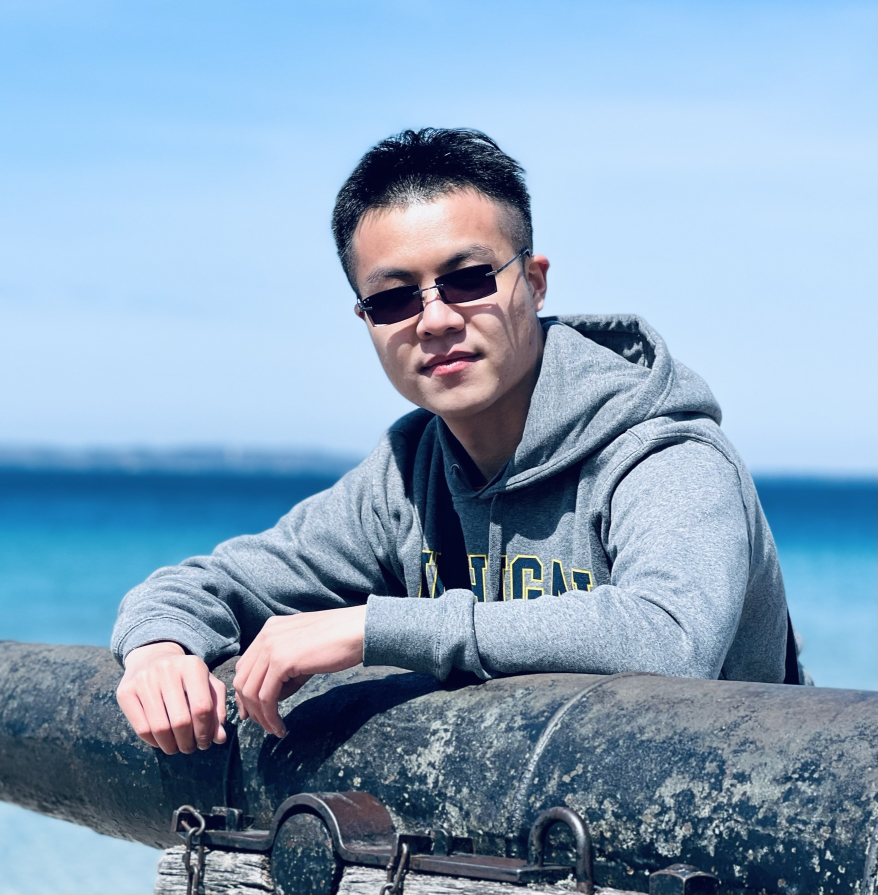
#> input picture images/portrait.jpeg, 1756 x 1789 px (shown at 1/2 size)
$ python halftone.py ../images/portrait.jpeg out.png
#> lines starting #> are read from the running program, lines starting #| are printed output that depends on the picture
#!/usr/bin/env python3
"""Convert a portrait photo into a newspaper-halftone print.

Usage:
    python3 tools/halftone.py <input> <output> [--cell N] [--max-dot N]
                                                [--ink HEX] [--paper HEX]
                                                [--size N] [--jitter N]
                                                [--style dot|line]

Defaults match the site's heritage palette:
  walnut ink (#1f1812) on cowhide cream (#f0e6d0), cell 8px at 800px,
  max dot radius 5px, 0.6px positional jitter for handmade feel.
"""
from __future__ import annotations

import argparse
import random
import sys
from pathlib import Path

from PIL import Image, ImageDraw, ImageEnhance, ImageFilter


def hex_to_rgb(s: str) -> tuple[int, int, int]:
#> in halftone, img is the input picture: PIL image 1756x1789 RGB; mean R, G, B 134.4, 162.4, 188.4
    s = s.lstrip("#")
    if len(s) != 6:
        raise ValueError(f"expected 6-digit hex, got {s!r}")
    return tuple(int(s[i : i + 2], 16) for i in (0, 2, 4))  # type: ignore[return-value]


def square_crop(img: Image.Image) -> Image.Image:
    w, h = img.size
#> w = 1756; h = 1789
    s = min(w, h)
#> s = 1756
    return img.crop(((w - s) // 2, (h - s) // 2, (w + s) // 2, (h + s) // 2))
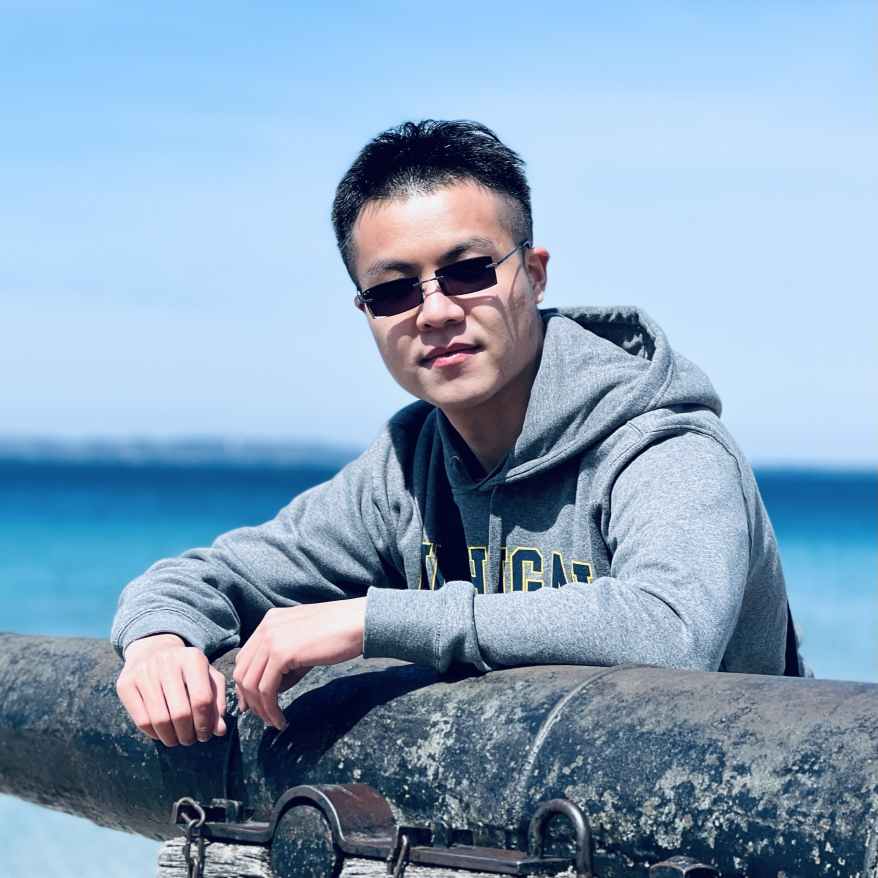
#> returned value: PIL image 1756x1756 RGB (shown at 1/2 size); mean R, G, B 134.5, 162.3, 188.3


def halftone(
    src: Path,
    dst: Path,
    cell: int = 8,
    max_dot: float = 5.0,
    ink: tuple[int, int, int] = (31, 24, 18),
    paper: tuple[int, int, int] = (240, 230, 208),
    out_size: int = 800,
    jitter: float = 0.6,
    contrast: float = 1.30,
    style: str = "dot",
) -> None:
    img = Image.open(src).convert("RGB")
    img = square_crop(img).resize((out_size, out_size), Image.LANCZOS)
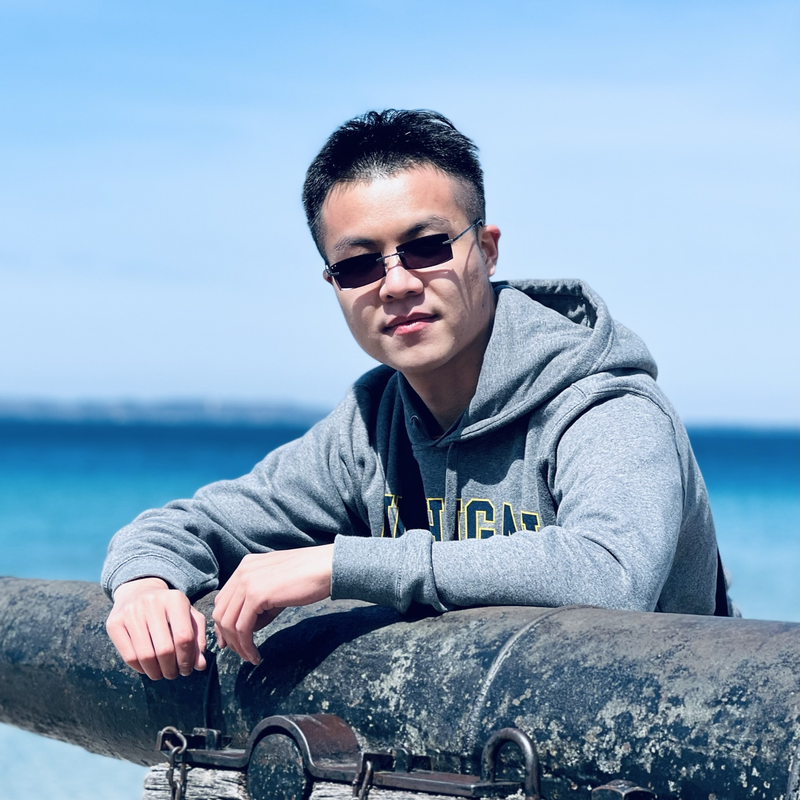
#> img: PIL image 800x800 RGB; mean R, G, B 134.5, 162.3, 188.3

    gray = img.convert("L")
    gray = ImageEnhance.Contrast(gray).enhance(contrast)
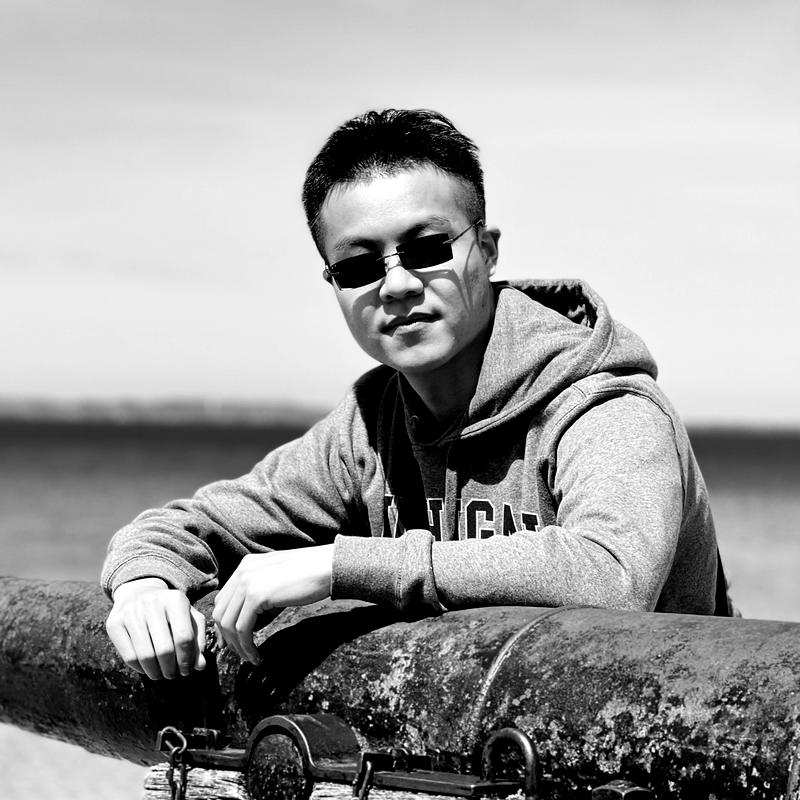
#> gray: PIL image 800x800 L; min 0, max 255, mean 158.2
    gray = gray.filter(ImageFilter.GaussianBlur(radius=max(1.0, cell / 2.5)))
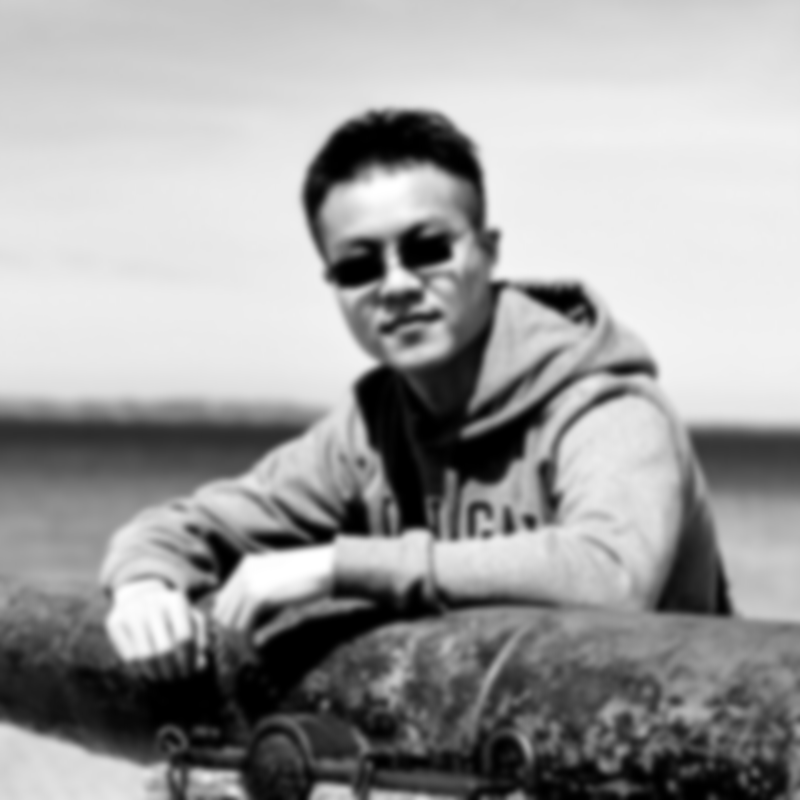
#> gray: PIL image 800x800 L; min 0, max 255, mean 158.2

    out = Image.new("RGB", (out_size, out_size), paper)
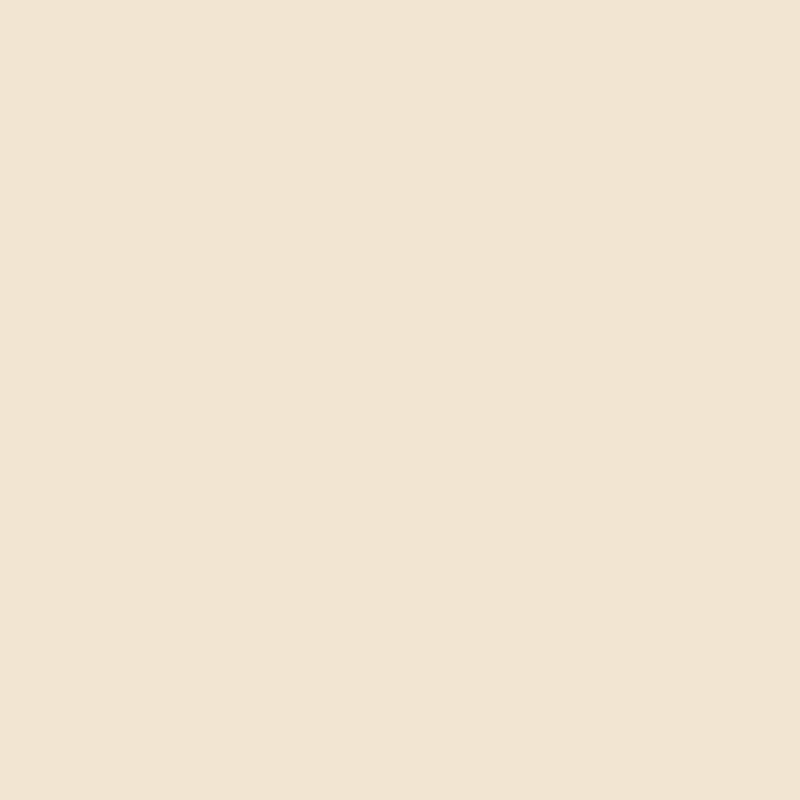
#> out: PIL image 800x800 RGB; mean R, G, B 240, 230, 208
    draw = ImageDraw.Draw(out, "RGBA")

    px = gray.load()
    rng = random.Random(42)  # deterministic jitter

    for y in range(0, out_size, cell):
        for x in range(0, out_size, cell):
            # Average brightness in cell
            total = 0
            count = 0
            for dy in range(cell):
                for dx in range(cell):
                    yy, xx = y + dy, x + dx
                    if 0 <= xx < out_size and 0 <= yy < out_size:
                        total += px[xx, yy]
                        count += 1
            avg = total / count if count else 0
            darkness = 1.0 - (avg / 255.0)
            r = darkness * max_dot

            if r < 0.35:
                continue

            cx = x + cell / 2 + (rng.random() - 0.5) * jitter * 2
            cy = y + cell / 2 + (rng.random() - 0.5) * jitter * 2

            if style == "line":
                # Horizontal line of width proportional to darkness; rough engraving feel.
                w = max(0.6, r)
                draw.line([(x, cy), (x + cell, cy)], fill=ink + (255,), width=int(round(w)))
            else:
                draw.ellipse(
                    [cx - r, cy - r, cx + r, cy + r],
                    fill=ink + (255,),
                )

    # A whisper of softening to mimic ink absorbing into paper.
    out = out.filter(ImageFilter.GaussianBlur(radius=0.45))
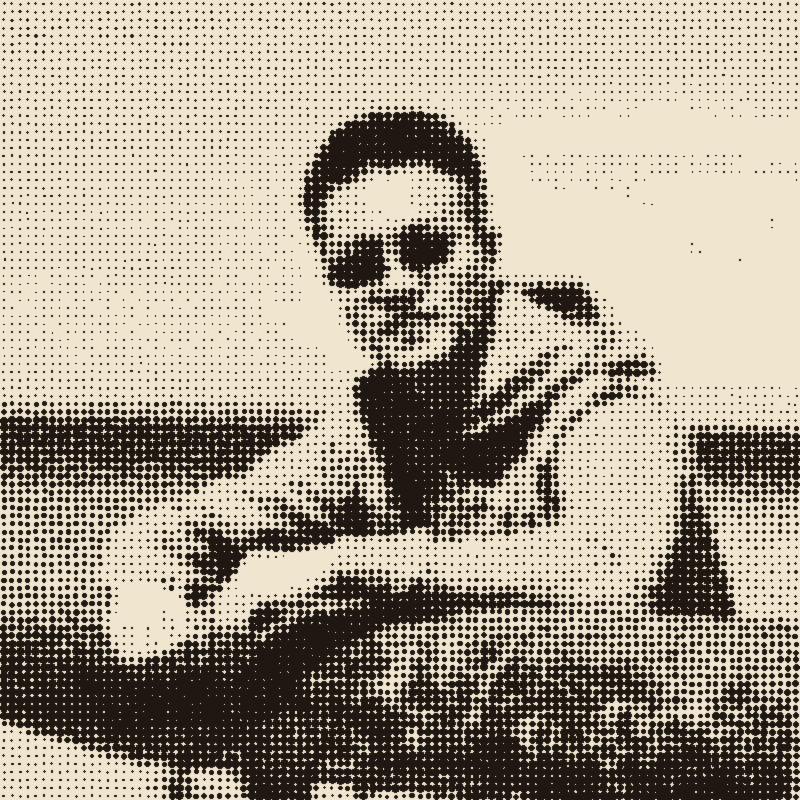
#> out: PIL image 800x800 RGB; mean R, G, B 168.4, 159.4, 142.9

    dst.parent.mkdir(parents=True, exist_ok=True)
    if dst.suffix.lower() in {".jpg", ".jpeg"}:
        out.save(dst, "JPEG", quality=92, optimize=True)
    else:
        out.save(dst, optimize=True)
    print(f"wrote {dst}  ({out_size}×{out_size}, cell={cell}, dot≤{max_dot})")


HERITAGE_PALETTE: list[tuple[int, int, int]] = [
    # Bold UT × RRL poster — burnt-orange spirit, but with enough gradation
    # in the skin range that faces don't collapse into 2-3 mega-zones.
    # Sorted roughly by luminance so adjacent palette entries are visually
    # related, which helps the cluster-then-map step land sensibly.
    (24, 20, 16),     # walnut deep   — hair, glasses, blackest blacks
    (62, 48, 36),     # warm shadow   — cocoa under-tones
    (110, 64, 38),    # deep terracotta — face shadow
    (140, 59, 42),    # brick         — mid shadow (warm)
    (175, 95, 50),    # burnt sienna  — face midtone
    (191, 87, 0),     # UT burnt orange — accent / hot highlight
    (210, 145, 85),   # warm tan      — face highlight
    (184, 150, 90),   # brass         — mid-warm
    (235, 200, 150),  # peach cream   — skin brightest
    (240, 230, 208),  # cream         — paper highlight
    (62, 78, 108),    # faded indigo  — denim only
]

SKIN_PALETTE: list[tuple[int, int, int]] = [
    # 7-color screen-print palette. A "warm shadow" sits between walnut and
    # sienna so neutral darks have a warm option — without it, dim pixels
    # keep getting yanked into indigo (causing the bright-blue jacket specks).
    (24, 20, 16),      # walnut       — hair, glasses, deepest blacks
    (62, 48, 36),      # warm shadow  — face deep shadow, hair edges
    (110, 78, 58),     # sienna       — skin shadow
    (165, 120, 92),    # cinnamon     — skin midtone
    (215, 168, 130),   # tan          — skin highlight
    (240, 215, 185),   # bone         — shirt, brightest skin
    (62, 78, 108),     # indigo       — denim only
]

MONO_PALETTE: list[tuple[int, int, int]] = [
    # Engraving / single-ink wanted poster — 4 walnut shades on cream.
    (31, 24, 18),
    (84, 60, 42),
    (148, 110, 78),
    (240, 230, 208),
]

PALETTES: dict[str, list[tuple[int, int, int]]] = {
    "skin": SKIN_PALETTE,
    "heritage": HERITAGE_PALETTE,
    "mono": MONO_PALETTE,
}


# [231 lines left out: functions _build_palette_image, _perceptual_distance, _cluster_then_map, _alpha_from_white_bg, write_clean, not called in this run]


def main(argv: list[str]) -> int:
    ap = argparse.ArgumentParser(description=__doc__, formatter_class=argparse.RawTextHelpFormatter)
    ap.add_argument("src", type=Path, help="input photo (any format Pillow reads)")
    ap.add_argument("dst", type=Path, help="output image (.png or .jpg)")
    ap.add_argument("--cell", type=int, default=8, help="halftone cell size in pixels")
    ap.add_argument("--max-dot", type=float, default=5.0, help="max dot radius in pixels")
    ap.add_argument("--ink", default="#1f1812", help="ink colour (hex)")
    ap.add_argument("--paper", default="#f0e6d0", help="paper colour (hex)")
    ap.add_argument("--size", type=int, default=800, help="output square size")
    ap.add_argument("--jitter", type=float, default=0.6, help="dot positional jitter")
    ap.add_argument("--contrast", type=float, default=1.30, help="contrast boost on luma")
    ap.add_argument("--style", choices=("dot", "line"), default="dot", help="dot or engraved line")
    ap.add_argument("--clean", type=Path, default=None,
                    help="also write a clean reveal image (default: posterized PNG with transparent BG)")
    ap.add_argument("--clean-size", type=int, default=600, help="clean reveal size (default 600)")
    ap.add_argument("--clean-mode", choices=("pixelate", "posterize", "photo"), default="pixelate",
                    help="pixelate (default) = block-averaged mosaic + transparent BG; "
                         "posterize = palette quantize; photo = downscaled JPEG")
    ap.add_argument("--clean-block", type=int, default=20,
                    help="pixelate block size in pixels (default 20 → 30 blocks across a 600px output)")
    ap.add_argument("--clean-blocky-alpha", action="store_true",
                    help="also pixelate the alpha channel (Minecraft-style hard silhouette)")
    ap.add_argument("--clean-bg-threshold", type=int, default=235,
                    help="pixels brighter than this on all channels are candidates for transparent BG")
    ap.add_argument("--clean-bg-saturation-max", type=int, default=18,
                    help="and only become transparent if their channel range stays below this")
    ap.add_argument("--clean-bg-feather", type=float, default=1.4,
                    help="alpha-edge softening (in pixels) — higher = smoother cut-out")
    ap.add_argument("--clean-palette", choices=tuple(PALETTES.keys()), default="skin",
                    help="palette preset for posterize mode (default: skin — naturalistic)")
    ap.add_argument("--clean-dither", choices=("none", "floyd", "ordered"), default="none",
                    help="quantizer dither — only used when --clean-direct is set")
    ap.add_argument("--clean-presoften", type=float, default=1.0,
                    help="Gaussian blur radius applied before quantize")
    ap.add_argument("--clean-presoften-median", type=int, default=3,
                    help="median filter radius before quantize (kills JPEG speckles, preserves edges)")
    ap.add_argument("--clean-postsoften-median", type=int, default=1,
                    help="median filter radius after quantize (removes isolated palette specks)")
    ap.add_argument("--clean-clusters", type=int, default=24,
                    help="natural color clusters used by cluster→map (higher = more detail)")
    ap.add_argument("--clean-direct", action="store_true",
                    help="use direct per-pixel palette quantize instead of cluster→map (noisier, faster)")
    ap.add_argument("--clean-cool-threshold", type=int, default=50,
                    help="minimum B-R bias a source cluster needs to map to a cool palette colour. "
                         "Higher = denim must be more strongly blue, prevents mild-blue eye/glasses regions "
                         "from mapping to indigo. Default 50 (denim ≈ 50+, eye area ≈ 30-45).")
    ap.add_argument("--clean-quality", type=int, default=80, help="JPEG quality (photo mode only)")
    ap.add_argument("--clean-contrast", type=float, default=1.0,
                    help="contrast boost before quantize (1.0 = none, >1.0 amplifies)")
    args = ap.parse_args(argv)

    halftone(
        args.src,
        args.dst,
        cell=args.cell,
        max_dot=args.max_dot,
        ink=hex_to_rgb(args.ink),
        paper=hex_to_rgb(args.paper),
        out_size=args.size,
        jitter=args.jitter,
        contrast=args.contrast,
        style=args.style,
    )

    if args.clean is not None:
        write_clean(
            args.src,
            args.clean,
            size=args.clean_size,
            mode=args.clean_mode,
            palette_name=args.clean_palette,
            bg_threshold=args.clean_bg_threshold,
            bg_saturation_max=args.clean_bg_saturation_max,
            bg_feather=args.clean_bg_feather,
            quality=args.clean_quality,
            contrast=args.clean_contrast,
            dither=args.clean_dither,
            presoften=args.clean_presoften,
            presoften_median=args.clean_presoften_median,
            postsoften_median=args.clean_postsoften_median,
            n_clusters=args.clean_clusters,
            direct_quantize=args.clean_direct,
            cool_threshold=args.clean_cool_threshold,
            block=args.clean_block,
            blocky_alpha=args.clean_blocky_alpha,
        )
    return 0


if __name__ == "__main__":
    sys.exit(main(sys.argv[1:]))
#> (the program exits here)
